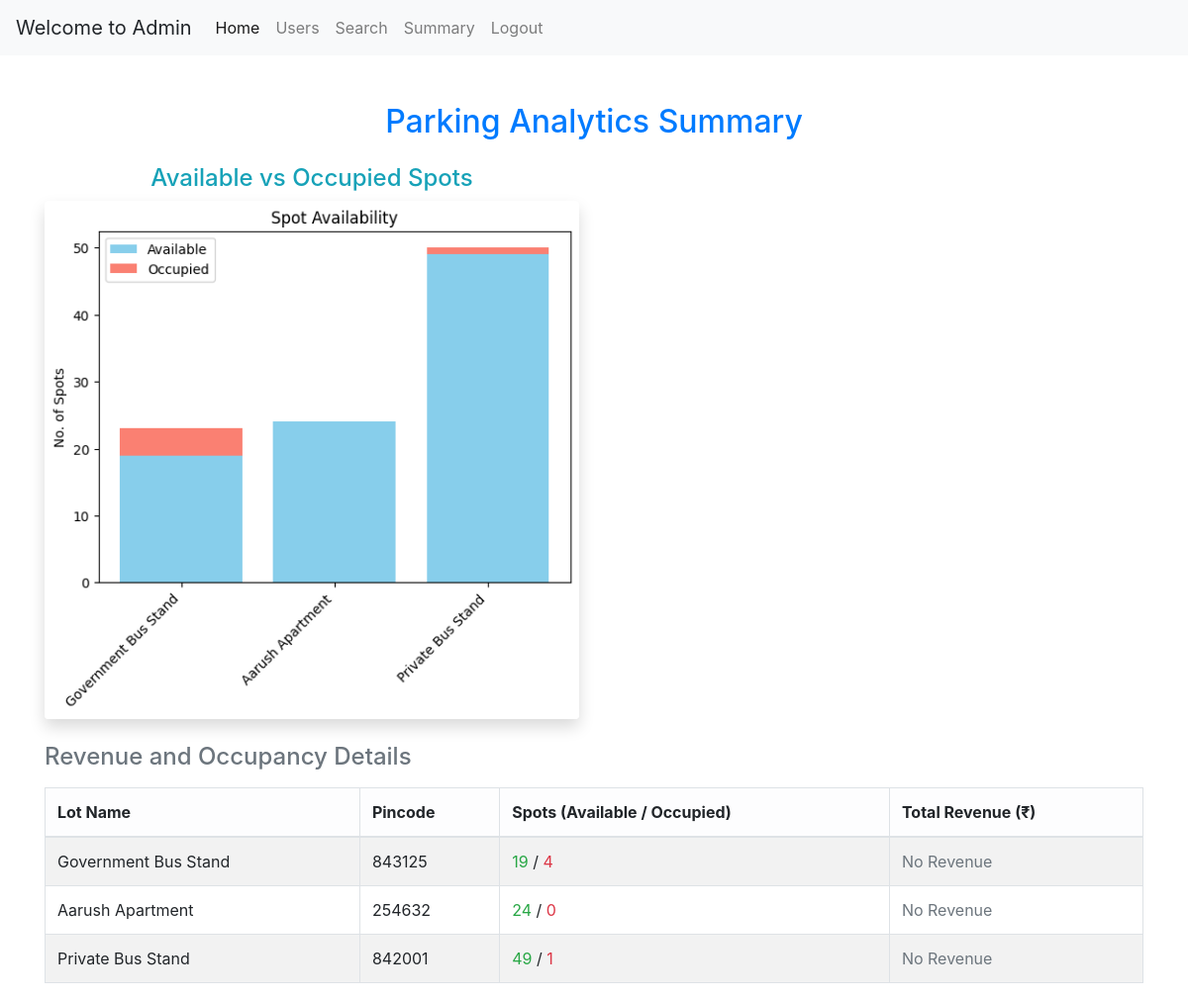
Screenshot of /admin/summary (signed in) with the database file from the repository.
### app.py (models this page shows)
class Parking_Lot(db.Model):
    __tablename__='parking_lot'
    id = db.Column(db.Integer, primary_key=True)
    prime_location_name = db.Column(db.String(200), nullable = False)
    price = db.Column(db.Float, nullable = False)
    address = db.Column(db.String(200), nullable = False)
    pincode = db.Column(db.Integer, nullable = False)
    maximum_no_of_spots = db.Column(db.Integer, nullable = False)
    spots = db.relationship('Parking_Spot', backref = 'parkinglot',lazy = True, cascade="all, delete-orphan")

### app.py (the view, shortened to what this page needs)
@app.route('/admin/summary')
@login_required
def admin_summary():
    if not current_user.is_admin:
        flash("Unauthorized access.")
        return redirect('/login')
    lots = Parking_Lot.query.all()
    lot_names = []
    revenues = []
    pincodes = []
    available_counts = []
    occupied_counts = []
    for lot in lots:
        total_revenue = 0
        available = 0
        occupied = 0
        for spot in lot.spots:
            if spot.status == 'A':
                available += 1
            elif spot.status == 'O':
                occupied += 1
            for reservation in Reservation.query.filter_by(spot_id=spot.id).all():
                if reservation.parking_cost:
                    total_revenue += reservation.parking_cost
        lot_names.append(lot.prime_location_name or "Unnamed")
        pincodes.append(lot.pincode)
        revenues.append(total_revenue)
        available_counts.append(available)
        occupied_counts.append(occupied)
    revenue_chart = None
    fig2, ax2 = plt.subplots()
    x = range(len(lot_names))
    ax2.bar(x, available_counts, label='Available', color='skyblue')
    ax2.bar(x, occupied_counts, bottom=available_counts, label='Occupied', color='salmon')
    ax2.set_xticks(x)
    ax2.set_xticklabels(lot_names, rotation=45, ha='right')
    ax2.set_ylabel('No. of Spots')
    ax2.set_title('Spot Availability')
    ax2.legend()
    status_chart = plot_to_base64(fig2)
    plt.close(fig2)
    lot_data = zip(lot_names, pincodes, available_counts, occupied_counts, revenues)
    return render_template("admin_summary.html",
                           revenue_chart=revenue_chart,
                           status_chart=status_chart,
                           lot_data=lot_data,
                           user=current_user)

### app.py (called while the page is built)
@login_manager.user_loader
def load_user(user_id):
    return User.query.get(int(user_id))

def plot_to_base64(fig):
    img = io.BytesIO()
    fig.savefig(img, format='png', bbox_inches='tight')
    img.seek(0)
    return base64.b64encode(img.read()).decode('utf-8')

### templates/admin_summary.html (shortened to what this page needs)
{% extends "layout.html" %}
{% block content %}
{% include "nav.html" %}
<div class="container mt-5">
  <h2 class="text-center text-primary mb-4">Parking Analytics Summary</h2>
  <div class="row mb-4">
    <div class="col-md-6 text-center">
      <h4 class="text-info">Available vs Occupied Spots</h4>
      <img class="img-fluid rounded shadow" alt="Spot Status Chart">
    </div>
  </div>
  <div class="row">
    <div class="col-12">
      <h4 class="mb-3 text-secondary">Revenue and Occupancy Details</h4>
      <table class="table table-bordered table-hover table-striped">
        <thead class="table-light">
          <tr>
            <th>Lot Name</th>
            <th>Pincode</th>
            <th>Spots (Available / Occupied)</th>
            <th>Total Revenue (₹)</th>
          </tr>
        </thead>
        <tbody>
          {% for name, pincode, available, occupied, revenue in lot_data %}
          <tr>
            <td>{{ name }}</td>
            <td>{{ pincode }}</td>
            <td><span class="text-success">{{ available }}</span> / <span class="text-danger">{{ occupied }}</span></td>
            <td>
              {% if revenue %}
                ₹{{ "%.2f"|format(revenue) }}
              {% else %}
                <span class="text-muted">No Revenue</span>
              {% endif %}
            </td>
          </tr>
          {% endfor %}
        </tbody>
      </table>
    </div>
  </div>
</div>
{% endblock %}

### rows the page displays
Parking_Lot: prime_location_name "Government Bus Stand", pincode "843125", available "19", occupied "4"
Parking_Lot: prime_location_name "Aarush Apartment", pincode "254632", available "24", occupied "0"
Parking_Lot: prime_location_name "Private Bus Stand", pincode "842001", available "49", occupied "1"
